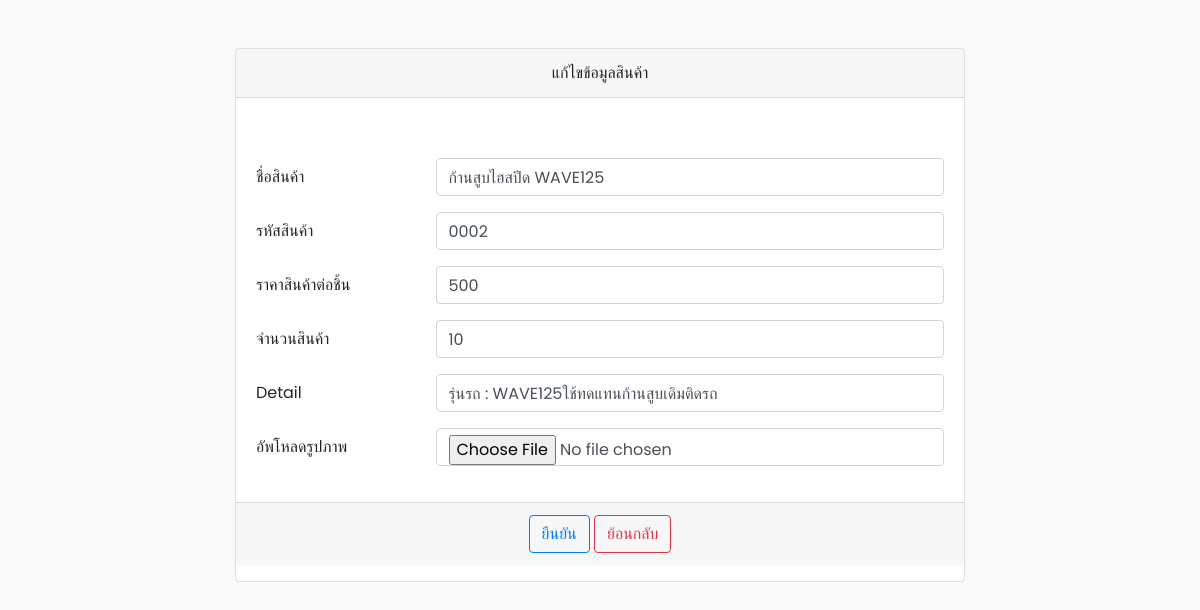
/product_manage/edit_product.php?id=23, run on the app's committed database.
### tables this page shows
CREATE TABLE `product` (
  `id` int(11) NOT NULL,
  `pname` varchar(100) NOT NULL,
  `p_id` varchar(10) NOT NULL,
  `price_income` varchar(20) NOT NULL,
  `price` varchar(20) NOT NULL,
  `numproduct` varchar(100) NOT NULL,
  `detail` text NOT NULL,
  `image` varchar(255) NOT NULL,
  `dl_id` int(11) NOT NULL,
  `dl_insurance` text NOT NULL,
  `dl_date` date NOT NULL
);

### product_manage/edit_product.php (the view, shortened to what this page needs)
<?php require_once('../include/connect.php');?>
<?php
$id = $_GET['id'];
$sql = "SELECT  `id`, `pname`, `p_id`, `price`, `numproduct`, `detail`,`image` FROM `product`  WHERE id = '" . $id . "' ";
$result = $conn->query($sql);
$row = $result->fetch_assoc();
?>
<!DOCTYPE html>
<html lang="en">
<head>
</head>
<body>
    <div class="container">
        <div class="row">
            <div class="col-md-8 mx-auto mt-5">
                <div class="card">
                    <form action="" method="POST" enctype="multipart/form-data">
                        <div class="card-header text-center">
                            แก้ไขข้อมูลสินค้า
                        </div>
                        <div class="card-body">
                        </div>
                        <div class="card-body">
                            <div class="form-group row">
                                <label for="pname" class="col-sm-3 col-form-label">ชื่อสินค้า</label>
                                <div class="col-sm-9">
                                    <input type="text" class="form-control" id="pname" name="pname" value="<?php echo $row['pname']; ?>" required>
                                </div>
                            </div>
                            <div class="form-group row">
                                <label for="p_id" class="col-sm-3 col-form-label">รหัสสินค้า</label>
                                <div class="col-sm-9">
                                    <input type="text" class="form-control " id="p_id" name="p_id" value="<?php echo $row['p_id']; ?>" required>
                                </div>
                            </div>
                            <div class="form-group row">
                                <label for="price" class="col-sm-3 col-form-label">ราคาสินค้าต่อชิ้น</label>
                                <div class="col-sm-9">
                                    <input type="text" class="form-control" id="price" name="price" value="<?php echo $row['price']; ?>" required>
                                </div>
                            </div>
                            <div class="form-group row">
                                <label for="numproduct" class="col-sm-3 col-form-label">จำนวนสินค้า</label>
                                <div class="col-sm-9">
                                    <input type="text" class="form-control" id="numproduct" name="numproduct" value="<?php echo $row['numproduct']; ?>" required>
                                </div>
                            </div>
                            <div class="form-group row">
                                <label for="detail" class="col col-form-label">Detail</label>
                                <div class="col-sm-9">
                                    <input type="text" class="form-control" id="detail" name="detail" value="<?php echo $row['detail']; ?>" required>
                                </div>
                            </div>
                            <div class="form-group row">
                                <label for="fileUpload" class="col-sm-3 col-form-label">อัพโหลดรูปภาพ</label>
                                <div class="col-sm-9">
                                    <input type="file" class="form-control" id="fileUpload" name="fileUpload" onchange="readURL(this)">
                                </div>
                            </div>
                        </div>
                        <div class="card-footer text-center">
                            <input type="submit" name="submit" class="btn btn-outline-primary" value="ยืนยัน">
                            <a class="btn btn-outline-danger" href="../product.php">ย้อนกลับ</a>
                        </div>
                    </form>
                </div>
            </div>
        </div>
    </div>
</body>
</html>

### css/login.css (style rules this page uses)
html { height: 100%; width: 100%; padding: 0; margin: 0; }
body { background-color: #e9ecef; }
::placeholder { font-size: 13px; }

### css/style.css (style rules this page uses)
body { font-family: 'Poppins', sans-serif; background: #fafafa; }
a, a:hover, a:focus { color: inherit; text-decoration: none; transition: all 0.3s; }

### data on the page
product: pname "ก้านสูบไฮสปีด WAVE125", p_id "0002", price "500", numproduct "10", detail "รุ่นรถ : WAVE125ใช้ทดแทนก้านสูบเดิมติดรถ"
